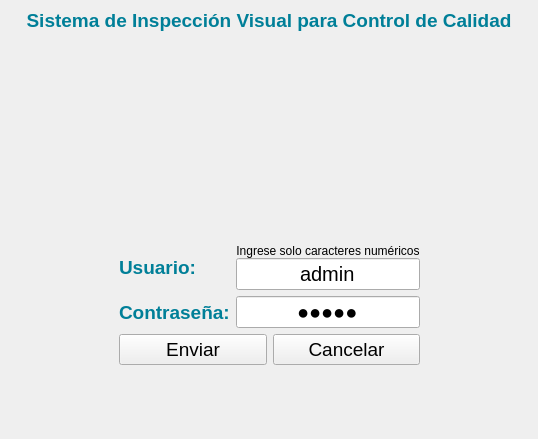
<?xml version="1.0" encoding="UTF-8"?>
<ui version="4.0">
 <class>LoginWindow</class>
 <widget class="QMainWindow" name="LoginWindow">
  <property name="windowModality">
   <enum>Qt::ApplicationModal</enum>
  </property>
  <property name="geometry">
   <rect>
    <x>0</x>
    <y>0</y>
    <width>538</width>
    <height>439</height>
   </rect>
  </property>
  <property name="windowTitle">
   <string>Usuarios</string>
  </property>
  <widget class="QWidget" name="centralwidget">
   <layout class="QGridLayout" name="gridLayout_2">
    <item row="5" column="1">
     <spacer name="verticalSpacer">
      <property name="orientation">
       <enum>Qt::Vertical</enum>
      </property>
      <property name="sizeHint" stdset="0">
       <size>
        <width>20</width>
        <height>134</height>
       </size>
      </property>
     </spacer>
    </item>
    <item row="7" column="2">
     <spacer name="horizontalSpacer_2">
      <property name="orientation">
       <enum>Qt::Horizontal</enum>
      </property>
      <property name="sizeHint" stdset="0">
       <size>
        <width>40</width>
        <height>20</height>
       </size>
      </property>
     </spacer>
    </item>
    <item row="7" column="0">
     <spacer name="horizontalSpacer">
      <property name="orientation">
       <enum>Qt::Horizontal</enum>
      </property>
      <property name="sizeHint" stdset="0">
       <size>
        <width>40</width>
        <height>20</height>
       </size>
      </property>
     </spacer>
    </item>
    <item row="10" column="1">
     <spacer name="verticalSpacer_2">
      <property name="orientation">
       <enum>Qt::Vertical</enum>
      </property>
      <property name="sizeHint" stdset="0">
       <size>
        <width>20</width>
        <height>49</height>
       </size>
      </property>
     </spacer>
    </item>
    <item row="2" column="1">
     <layout class="QHBoxLayout" name="horizontalLayout">
      <item>
       <widget class="QLabel" name="img_BIOS">
        <property name="sizePolicy">
         <sizepolicy hsizetype="MinimumExpanding" vsizetype="MinimumExpanding">
          <horstretch>0</horstretch>
          <verstretch>0</verstretch>
         </sizepolicy>
        </property>
        <property name="maximumSize">
         <size>
          <width>250</width>
          <height>250</height>
         </size>
        </property>
        <property name="text">
         <string/>
        </property>
        <property name="pixmap">
         <pixmap resource="../../resources.qrc">:/imgs/resources/logoBIOS2.png</pixmap>
        </property>
        <property name="scaledContents">
         <bool>true</bool>
        </property>
        <property name="alignment">
         <set>Qt::AlignCenter</set>
        </property>
       </widget>
      </item>
      <item>
       <widget class="QLabel" name="img_MABE">
        <property name="sizePolicy">
         <sizepolicy hsizetype="MinimumExpanding" vsizetype="MinimumExpanding">
          <horstretch>0</horstretch>
          <verstretch>0</verstretch>
         </sizepolicy>
        </property>
        <property name="maximumSize">
         <size>
          <width>250</width>
          <height>250</height>
         </size>
        </property>
        <property name="text">
         <string/>
        </property>
        <property name="pixmap">
         <pixmap resource="../../resources.qrc">:/imgs/resources/logoMabe.png</pixmap>
        </property>
        <property name="scaledContents">
         <bool>true</bool>
        </property>
        <property name="alignment">
         <set>Qt::AlignCenter</set>
        </property>
       </widget>
      </item>
     </layout>
    </item>
    <item row="7" column="1">
     <layout class="QGridLayout" name="gridLayout">
      <item row="2" column="1">
       <layout class="QVBoxLayout" name="verticalLayout">
        <property name="spacing">
         <number>0</number>
        </property>
        <item>
         <widget class="QLabel" name="label_verificacionUsuario">
          <property name="text">
           <string>Ingrese solo caracteres numéricos</string>
          </property>
          <property name="alignment">
           <set>Qt::AlignCenter</set>
          </property>
         </widget>
        </item>
        <item>
         <widget class="QLineEdit" name="lineEdit_usuario">
          <property name="font">
           <font>
            <pointsize>15</pointsize>
           </font>
          </property>
          <property name="text">
           <string>admin</string>
          </property>
          <property name="alignment">
           <set>Qt::AlignCenter</set>
          </property>
         </widget>
        </item>
       </layout>
      </item>
      <item row="3" column="0">
       <widget class="QLabel" name="label_2">
        <property name="palette">
         <palette>
          <active>
           <colorrole role="WindowText">
            <brush brushstyle="SolidPattern">
             <color alpha="255">
              <red>0</red>
              <green>127</green>
              <blue>152</blue>
             </color>
            </brush>
           </colorrole>
          </active>
          <inactive>
           <colorrole role="WindowText">
            <brush brushstyle="SolidPattern">
             <color alpha="255">
              <red>0</red>
              <green>127</green>
              <blue>152</blue>
             </color>
            </brush>
           </colorrole>
          </inactive>
          <disabled>
           <colorrole role="WindowText">
            <brush brushstyle="SolidPattern">
             <color alpha="255">
              <red>120</red>
              <green>120</green>
              <blue>120</blue>
             </color>
            </brush>
           </colorrole>
          </disabled>
         </palette>
        </property>
        <property name="font">
         <font>
          <pointsize>14</pointsize>
          <weight>75</weight>
          <bold>true</bold>
         </font>
        </property>
        <property name="text">
         <string>Contraseña:</string>
        </property>
       </widget>
      </item>
      <item row="2" column="0">
       <widget class="QLabel" name="label">
        <property name="palette">
         <palette>
          <active>
           <colorrole role="WindowText">
            <brush brushstyle="SolidPattern">
             <color alpha="255">
              <red>0</red>
              <green>127</green>
              <blue>152</blue>
             </color>
            </brush>
           </colorrole>
          </active>
          <inactive>
           <colorrole role="WindowText">
            <brush brushstyle="SolidPattern">
             <color alpha="255">
              <red>0</red>
              <green>127</green>
              <blue>152</blue>
             </color>
            </brush>
           </colorrole>
          </inactive>
          <disabled>
           <colorrole role="WindowText">
            <brush brushstyle="SolidPattern">
             <color alpha="255">
              <red>120</red>
              <green>120</green>
              <blue>120</blue>
             </color>
            </brush>
           </colorrole>
          </disabled>
         </palette>
        </property>
        <property name="font">
         <font>
          <pointsize>14</pointsize>
          <weight>75</weight>
          <bold>true</bold>
         </font>
        </property>
        <property name="text">
         <string>Usuario:</string>
        </property>
       </widget>
      </item>
      <item row="3" column="1">
       <widget class="QLineEdit" name="lineEdit_contrasena">
        <property name="font">
         <font>
          <pointsize>15</pointsize>
         </font>
        </property>
        <property name="text">
         <string>admin</string>
        </property>
        <property name="echoMode">
         <enum>QLineEdit::Password</enum>
        </property>
        <property name="alignment">
         <set>Qt::AlignCenter</set>
        </property>
       </widget>
      </item>
     </layout>
    </item>
    <item row="0" column="0" colspan="3">
     <widget class="QLabel" name="label_3">
      <property name="palette">
       <palette>
        <active>
         <colorrole role="WindowText">
          <brush brushstyle="SolidPattern">
           <color alpha="255">
            <red>0</red>
            <green>127</green>
            <blue>152</blue>
           </color>
          </brush>
         </colorrole>
        </active>
        <inactive>
         <colorrole role="WindowText">
          <brush brushstyle="SolidPattern">
           <color alpha="255">
            <red>0</red>
            <green>127</green>
            <blue>152</blue>
           </color>
          </brush>
         </colorrole>
        </inactive>
        <disabled>
         <colorrole role="WindowText">
          <brush brushstyle="SolidPattern">
           <color alpha="255">
            <red>120</red>
            <green>120</green>
            <blue>120</blue>
           </color>
          </brush>
         </colorrole>
        </disabled>
       </palette>
      </property>
      <property name="font">
       <font>
        <pointsize>14</pointsize>
        <weight>75</weight>
        <bold>true</bold>
       </font>
      </property>
      <property name="text">
       <string>Sistema de Inspección Visual para Control de Calidad</string>
      </property>
      <property name="alignment">
       <set>Qt::AlignCenter</set>
      </property>
     </widget>
    </item>
    <item row="8" column="1">
     <layout class="QHBoxLayout" name="horizontalLayout_2">
      <item>
       <widget class="QPushButton" name="pushButton_Enviar">
        <property name="font">
         <font>
          <pointsize>14</pointsize>
         </font>
        </property>
        <property name="text">
         <string>Enviar</string>
        </property>
        <property name="autoDefault">
         <bool>true</bool>
        </property>
       </widget>
      </item>
      <item>
       <widget class="QPushButton" name="pushButton_Cancelar">
        <property name="font">
         <font>
          <pointsize>14</pointsize>
         </font>
        </property>
        <property name="text">
         <string>Cancelar</string>
        </property>
       </widget>
      </item>
     </layout>
    </item>
   </layout>
  </widget>
 </widget>
 <resources>
  <include location="../../resources.qrc"/>
 </resources>
 <connections/>
</ui>
